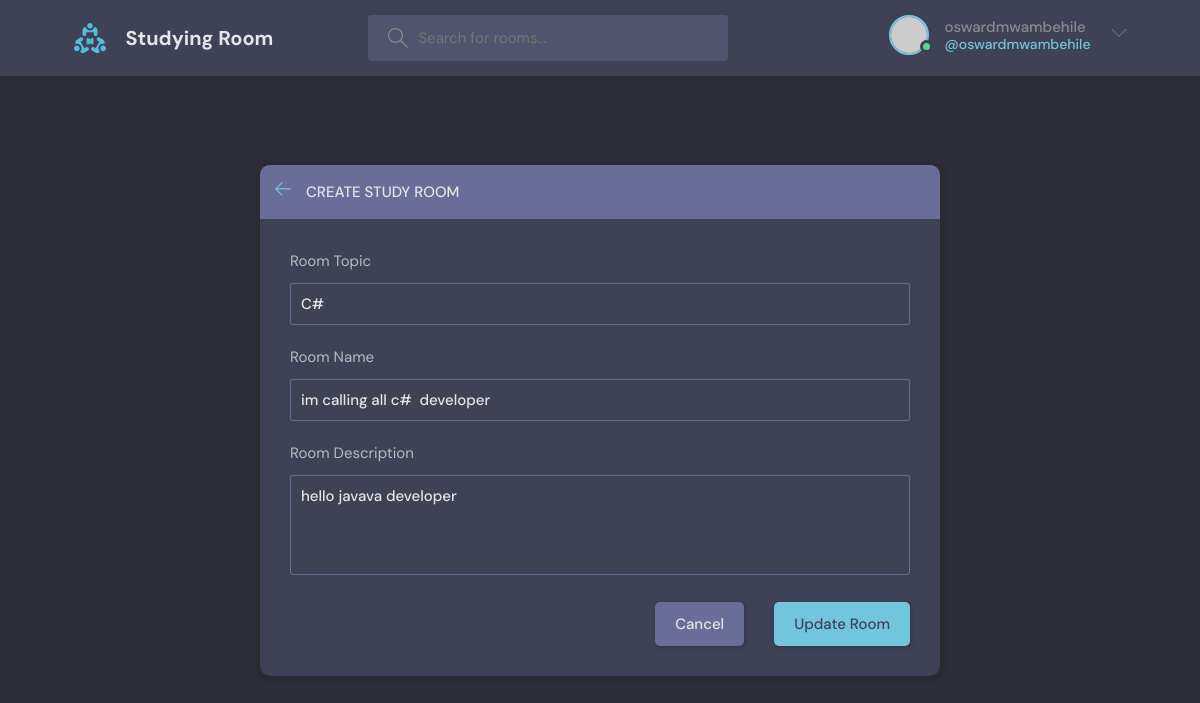
The app's page /update/14 (signed in) with its own data.
### studies/models.py (models this page shows, shortened)
class Room(models.Model):
    host=models.ForeignKey(User, models.SET_NULL, null=True)
    topic=models.ForeignKey(Topic, on_delete=models.SET_NULL, null=True)
    name=models.CharField(max_length=200)
    description=models.TextField(null=True, blank=True)
    participants=models.ManyToManyField(User, related_name='participants',blank=True)
    updated=models.DateTimeField(auto_now=True)
    created_at= models.DateTimeField(auto_now_add=True)
    class Meta:
         ordering=['-updated','-created_at']

class Topic(models.Model):
    name=models.CharField(max_length=200)

### studies/views.py (the view, shortened to what this page needs)
# urls.py: path('update/<int:pk>',views.update_record,name='update'),
def update_record(request, pk):
    if request.user.is_authenticated:
        curent = Room.objects.get(id=pk)  # Fetch the current room
        topics = Topic.objects.all()
        form = RoomForm(instance=curent)
        return render(request, 'update.html', {'form': form, 'topics': topics, 'current': curent})
    else:
        return redirect('home')

### studies/form.py
class RoomForm(ModelForm):
    class Meta:
        model=Room
        fields='__all__'
        exclude=['host', 'participants']

### templates/update.html (shortened to what this page needs)
{%extends 'base.html'%}
     {%block content%}
  <main class="create-room layout">
    <div class="container">
      <div class="layout__box">
        <div class="layout__boxHeader">
          <div class="layout__boxTitle">
            <a href="{%url 'home'%}">
              <svg version="1.1" xmlns="http://www.w3.org/2000/svg" width="32" height="32" viewBox="0 0 32 32">
                <title>arrow-left</title>
                <path
                  d="M13.723 2.286l-13.723 13.714 13.719 13.714 1.616-1.611-10.96-10.96h27.625v-2.286h-27.625l10.965-10.965-1.616-1.607z">
                </path>
              </svg>
            </a>
            <h3>Create Study Room</h3>
          </div>
        </div>
        <div class="layout__body">
          <form class="form" action="#" method="post">
            <div class="form__group">
              <label for="room_topic">Room Topic</label>
              <input required name="topic" value="{{current.topic.name}}" type="text"  list="topic_list"/>
            </div>
            <div class="form__group">
              <label for="room_name">Room Name</label>
              {{form.name}}
            </div>
           <div class="form__group">
              <label for="room_description">Room Description</label>
              {{form.description}}
            </div>
            <div class="form__action">
              <a class="btn btn--dark" href="{% url 'home' %}">Cancel</a>
              <button class="btn btn--main" type="submit">Update Room</button>
            </div>
          </form>
        </div>
      </div>
    </div>
  </main>
{%endblock%}

### templates/nav.html (shortened to what this page needs)
{%load static%}
<header class="header header--loggedIn">
    <div class="container">
      <a href="{%url 'home'%}" class="header__logo">
        <img src="{% static 'images/logo.svg'%}" />
        <h1>Studying Room</h1>
      </a>
      <form class="header__search" method="get" action="{% url 'home'%}">
        <label>
          <input name="q" placeholder="Search for rooms..." />
        </label>
      </form>
      <nav class="header__menu">
        {%if user.is_authenticated%}
        <div class="header__user">
          <a href="{% url 'update-user'%}">
            <div class="avatar avatar--medium active">
              <img src="https://randomuser.me/api/portraits/men/37.jpg" />
            </div>
            <p>{{user.username}} <span>@{{user.username}}</span></p>
          </a>
          <button class="dropdown-button">
            <svg version="1.1" xmlns="http://www.w3.org/2000/svg" width="32" height="32" viewBox="0 0 32 32">
              <title>chevron-down</title>
              <path d="M16 21l-13-13h-3l16 16 16-16h-3l-13 13z"></path>
            </svg>
          </button>
        </div>
        {%else%}
          <a href="{%url 'login' %}">
          <img src="{%static 'images/avatar.svg'%}" />
          <p>Login</p>
        </a>
        {%endif%}
      </nav>
    </div>
  </header>

### records on screen
Room: topic "C#", name "im calling all c# developer", description "hello javava developer"

### other values on screen
{{ user.username }} "oswardmwambehile"
